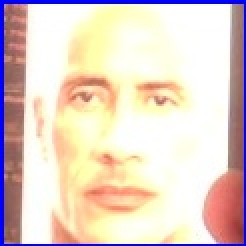
#> input picture face_1.jpg, 123 x 123 px (shown 2 times larger)
$ python -i HyperthredingFaceControl.py   (imports and definitions only)
#> lines starting #> are read from the running program, lines starting #| are printed output that depends on the picture
from deepface import DeepFace
import cv2
import os
from concurrent.futures import ProcessPoolExecutor


def preprocess_image(image_path, output_folder):
    """
    Функция предобработки изображения:
    - загрузка изображения
    - изменение размера
    - размытие
    - преобразование в оттенки серого
    - выравнивание гистограммы
    - сохранение обработанного изображения в новую папку
    """
#> called with image_path = 'face_1.jpg', output_folder = 'out.png'
    image = cv2.imread(image_path)
#> image is the input picture: shape (123, 123, 3); mean B, G, R 199.6, 209.9, 227.7

    if image is None:
        return None

    # Изменяем размер изображений для консистентности
    image = cv2.resize(image, (224, 224))
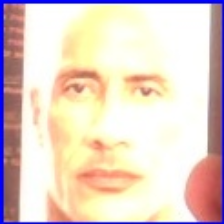
#> image: shape (224, 224, 3); mean B, G, R 199.5, 209.9, 227.8

    # Применяем размытие
    image = cv2.GaussianBlur(image, (5, 5), 0)
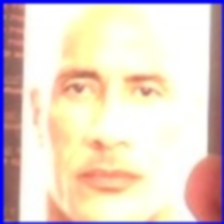
#> image: shape (224, 224, 3); mean B, G, R 199.4, 210.1, 228

    # Преобразуем изображения в оттенки серого
    image_gray = cv2.cvtColor(image, cv2.COLOR_BGR2GRAY)
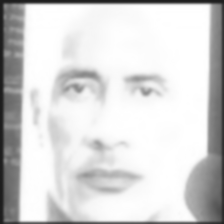
#> image_gray: shape (224, 224); min 28, max 255, mean 214.2

    # Применяем выравнивание гистограммы
    image_eq = cv2.equalizeHist(image_gray)
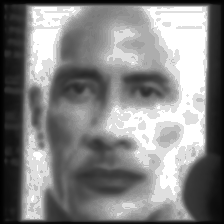
#> image_eq: shape (224, 224); min 0, max 255, mean 133.1

    # Сохраняем обработанное изображение в указанную папку
    processed_image_path = os.path.join(output_folder, os.path.basename(image_path).replace(".", "_processed."))
    cv2.imwrite(processed_image_path, image_eq)

    return processed_image_path


# [69 lines left out: functions compare_faces, batch_compare, process_folder_images, not called in this run]


# [25 lines not run here, left out]

>>> result = preprocess_image('face_1.jpg', 'out.png')

$ run again, on face_4.jpg
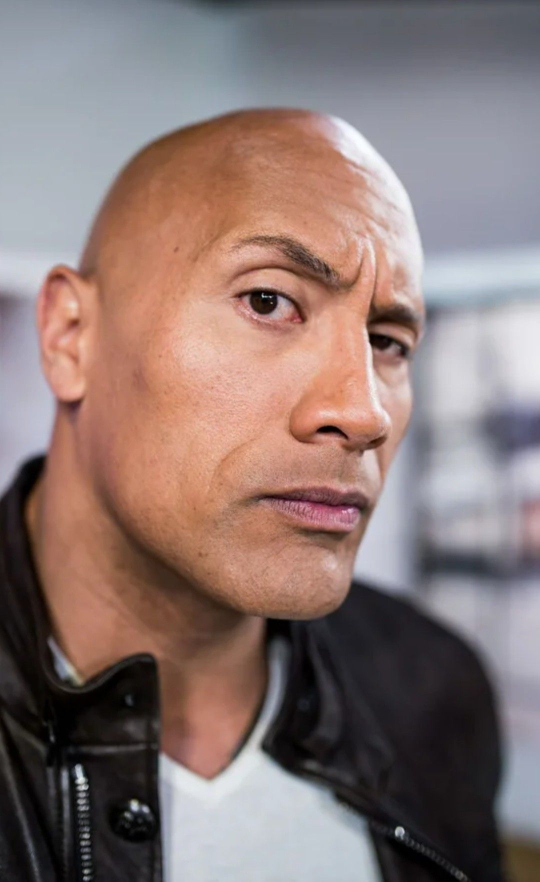
#> input picture face_4.jpg, 1080 x 1763 px (shown at 1/2 size)
#> in preprocess_image, image is the input picture: shape (1763, 1080, 3); mean B, G, R 116, 119.4, 138.6
#> in preprocess_image, `image_gray = cv2.cvtColor(image, cv2.COLOR_BGR2GRAY)`:
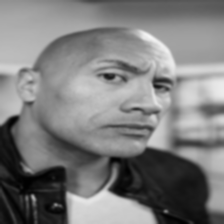
#> image_gray: shape (224, 224); min 1, max 246, mean 124.7
#> in preprocess_image, `image_eq = cv2.equalizeHist(image_gray)`:
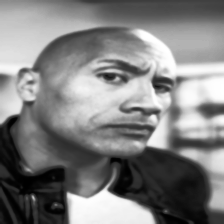
#> image_eq: shape (224, 224); min 0, max 255, mean 128.1

$ run again, on face_6.jpg
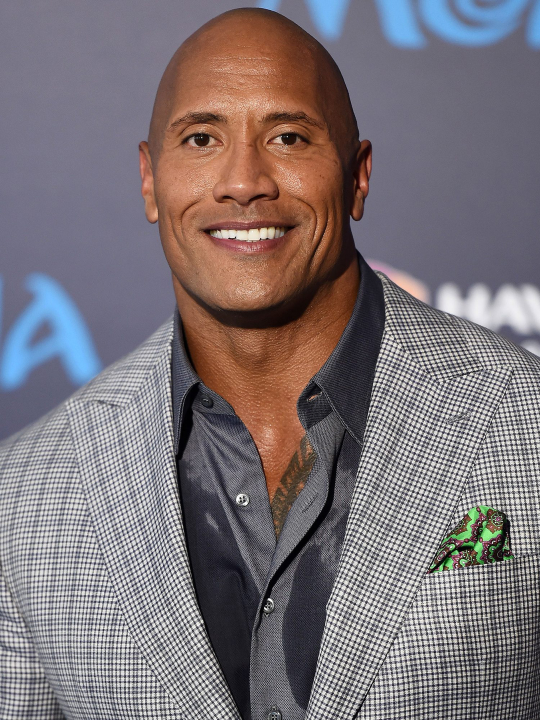
#> input picture face_6.jpg, 1080 x 1440 px (shown at 1/2 size)
#> in preprocess_image, image is the input picture: shape (1440, 1080, 3); mean B, G, R 118.8, 114.8, 123.9
#> in preprocess_image, `image_gray = cv2.cvtColor(image, cv2.COLOR_BGR2GRAY)`:
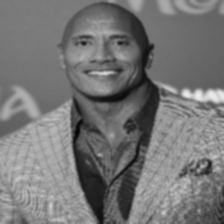
#> image_gray: shape (224, 224); min 3, max 235, mean 117.8
#> in preprocess_image, `image_eq = cv2.equalizeHist(image_gray)`:
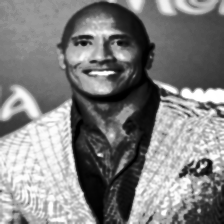
#> image_eq: shape (224, 224); min 0, max 255, mean 128.7

$ run again, on face_7.jpg
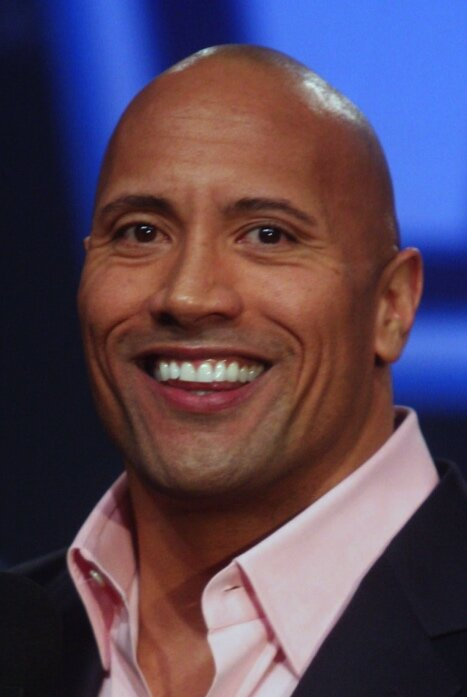
#> input picture face_7.jpg, 467 x 697 px
#> in preprocess_image, image is the input picture: shape (697, 467, 3); mean B, G, R 88.2, 69.8, 87.7
#> in preprocess_image, `image_gray = cv2.cvtColor(image, cv2.COLOR_BGR2GRAY)`:
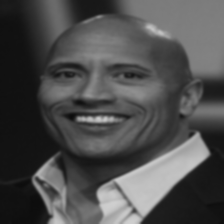
#> image_gray: shape (224, 224); min 12, max 207, mean 77.2
#> in preprocess_image, `image_eq = cv2.equalizeHist(image_gray)`:
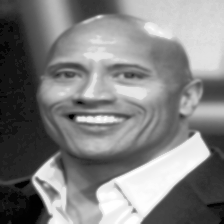
#> image_eq: shape (224, 224); min 0, max 255, mean 128.9
